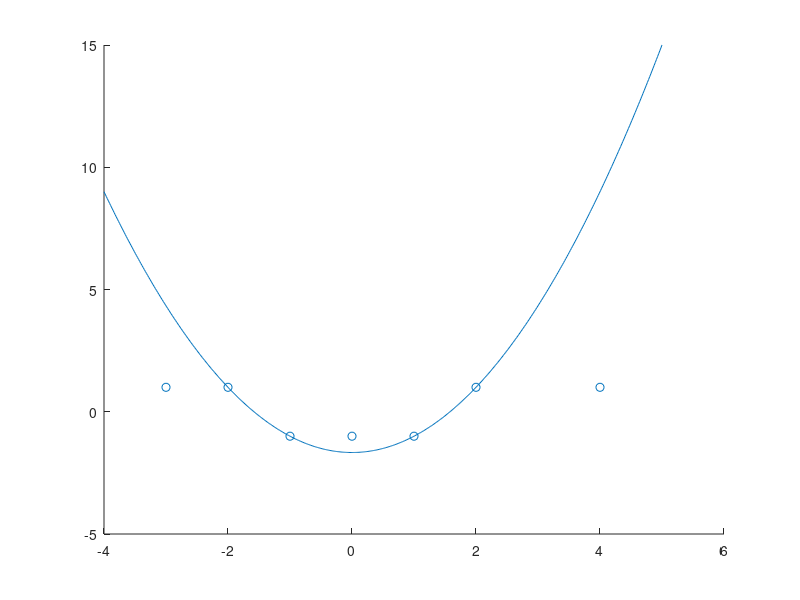

Write the MATLAB code that produced this figure. (Note: this script raises an error after producing the figure.)
%% TASK 4

x = [-3, -2, -1, 0, 1, 2, 4];
y = [1, 1, -1, -1, -1, 1, 1]; 
x2 = linspace(-4, 5, 500);
y2 = (2/3)*x2.^2 - (5/3);

% PLOT TOGETHER
scatter(x,y)
hold on
plot(x2, y2);
hold off

%% TASK E1

% CLEAR
clear

% LOAD DATA
load A2_data

% COMPUTE LINEAR PRICIPAL COMPONENT ANALYSIS (PCA) AND VIZUALIZE
pi_use = linear_PCA(train_data_01, train_labels_01); 

%% TASK E2 PLOT FOR 2 CLUSTERS

[cluster_2_y, cluster_2_C] = K_means_clustering(train_data_01, 2);

gscatter(pi_use(1,:),pi_use(2,:), cluster_2_y, 'bk', 'xo')
set(gca,'FontSize',12)
title('2-DIMENSIONAL PCA')
xlabel('PC 1')
ylabel('PC 2')
lg = legend('Cluster 1', 'Cluster 2');
lg.FontSize = 10;

%% TASK E2 PLOT FOR 5 CLUSTERS

[cluster_5_y, cluster_5_C] = K_means_clustering(train_data_01, 5);

gscatter(pi_use(1,:),pi_use(2,:), cluster_5_y, 'bkrcg', 'xo+ph')
set(gca,'FontSize',12)
title('5-DIMENSIONAL PCA')
xlabel('PC 1')
ylabel('PC 2')
lg = legend('Cluster 1', 'Cluster 2', 'Cluster 3', 'Cluster 4', 'Cluster 5');
lg.FontSize = 10;

%% TASK E3 2 CLUSTERS CENTROIDS

% FORM IMAGES
img_C2a = reshape(cluster_2_C(:, 1), [28 28]);
img_C2b = reshape(cluster_2_C(:, 2), [28 28]);

% PLOT IMAGES USING imshow()
hold on
subplot(1,2,1);
imshow(img_C2a);
title('Cluster 1')
subplot(1,2,2);
imshow(img_C2b);
title('Cluster 2')
hold off

%% TASK E3 2 CLUSTERS CENTROIDS

% FORM IMAGES
img_C5a = reshape(cluster_5_C(:, 1), [28 28]);
img_C5b = reshape(cluster_5_C(:, 2), [28 28]);
img_C5c = reshape(cluster_5_C(:, 3), [28 28]);
img_C5d = reshape(cluster_5_C(:, 4), [28 28]);
img_C5e = reshape(cluster_5_C(:, 5), [28 28]);

% PLOT IMAGES USING imshow()
hold on
subplot(1,5,1);
imshow(img_C5a);
title('Cluster 1')
subplot(1,5,2);
imshow(img_C5b);
title('Cluster 2')
subplot(1,5,3);
imshow(img_C5c);
title('Cluster 3')
subplot(1,5,4);
imshow(img_C5d);
title('Cluster 4')
subplot(1,5,5);
imshow(img_C5e);
title('Cluster 5')
hold off

%% TASK E4, 2 CLUSTERS

clear

% LOAD DATA
load A2_data

% GET Y AND CENTROID FROM TRAINING DATA USING 2 CLUSTERS
[label_train, cluster_2_C] = K_means_clustering(train_data_01, 2);

% CHECK CLASSIFIER PERFORMANCE
[train_per, test_per] = K_means_classifier(label_train, train_labels_01, test_data_01, test_labels_01, cluster_2_C);

%% TASK E5, K CLUSTERS

clear

% LOAD DATA
load A2_data

% SET MAX CLUSTER VALUE AND LENGTH
K_max = 20;
len = length(test_labels_01);

% CALCULATE MISCLASSIFICATION RATES FOR VARIOUS K CLUSTERS
for i = 2:K_max
    
    % CLUSTERING
   [label_train, cluster_i_C] = K_means_clustering(train_data_01, i);
   
   % GET PERFORMANCE
   [train_i_per, test_i_per] = K_means_classifier(label_train, train_labels_01, test_data_01, test_labels_01, cluster_i_C);
   
   rate(i-1) = sum(test_i_per(:,4))*100 / len
   i
end

%% PLOT TASK E5
x_axis = 2:K_max;
plot(x_axis, rate, '.k', 'MarkerSize', 22)
title('Misclassification rate for increasing amount of clusters')
xlabel('Nbr Clusters')
ylabel('Misclassification rate (%)')

%% TASK E6 

clear 

% LOAD DATA
load A2_data

% GET SUPPORT VECTOR MACHINE 
train_data_transformed = train_data_01';
test_data_transformed = test_data_01';
svm_use = fitcsvm(train_data_transformed, train_labels_01);

% GET PREDICTION FOR TRAIN AND TEST DATA
train_prediction = predict(svm_use, train_data_transformed);
test_prediction = predict(svm_use, test_data_transformed);

% GET OVERALL SVM PERFORMANCE (TRAIN AND TEST)
svm_performance_train = svm_classification(train_prediction, train_labels_01);
svm_performance_test = svm_classification(test_prediction, test_labels_01);

%% TASK E7

clear

% LOAD DATA
load A2_data

% SET BETA (INCREASE WITH 0.5) 
beta = linspace(1,6,26)

% OPTIMAL BETA IS 4.72

%% LOOP TASK E7

for i = 1:length(beta)
    % GET SVM USING GAUSSIAN KERNEL
    gauss_svm = fitcsvm(train_data_01',train_labels_01,'KernelFunction','gaussian','KernelScale', beta(i));

    % GET PREDICTIONS FOR TRAINING AND TEST DATA
    train_prediction = predict(gauss_svm, train_data_01');
    test_prediction = predict(gauss_svm, test_data_01');

    % GET OVERALL SVM PERFORMANCE (TRAIN)
    svm_performance_train = svm_classification(train_prediction, train_labels_01);
    train_misclassification_rate = (svm_performance_train(2) + svm_performance_train(4)) / length(train_prediction)

    % GET OVERALL SVM PERFORMANCE (TRAIN)
    svm_performance_test = svm_classification(test_prediction, test_labels_01);
    test_misclassification_rate = (svm_performance_test(2) + svm_performance_test(4)) / length(test_prediction)
    
    if test_misclassification_rate == 0
        break
    end
end

%% TASK E7 EXTENDED TESTING

beta = 4.72;

% GET SVM USING GAUSSIAN KERNEL
gauss_svm = fitcsvm(train_data_01',train_labels_01,'KernelFunction','gaussian','KernelScale', beta);

% GET PREDICTIONS FOR TRAINING AND TEST DATA
train_prediction = predict(gauss_svm, train_data_01');
test_prediction = predict(gauss_svm, test_data_01');

% GET OVERALL SVM PERFORMANCE (TRAIN)
svm_performance_train = svm_classification(train_prediction, train_labels_01);
train_misclassification_rate = (svm_performance_train(2) + svm_performance_train(4)) / length(train_prediction)

% GET OVERALL SVM PERFORMANCE (TRAIN)
svm_performance_test = svm_classification(test_prediction, test_labels_01);
test_misclassification_rate = (svm_performance_test(2) + svm_performance_test(4)) / length(test_prediction)